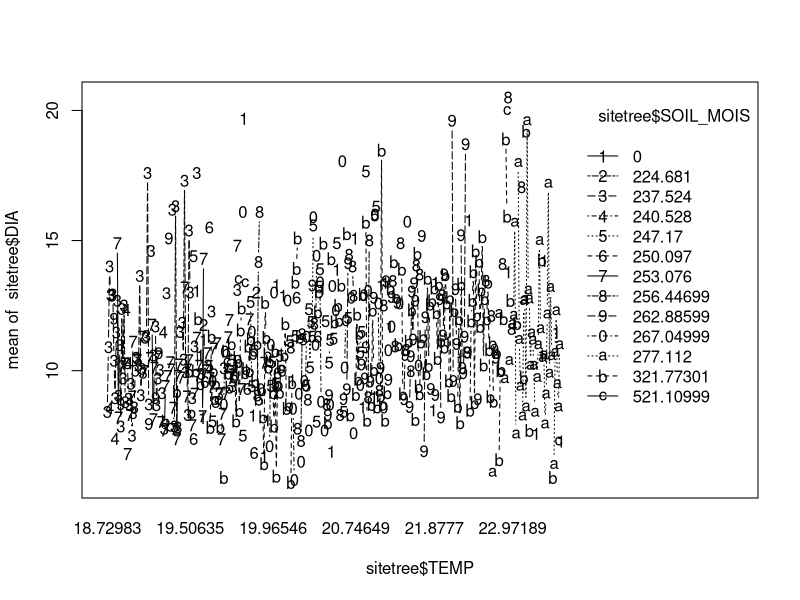
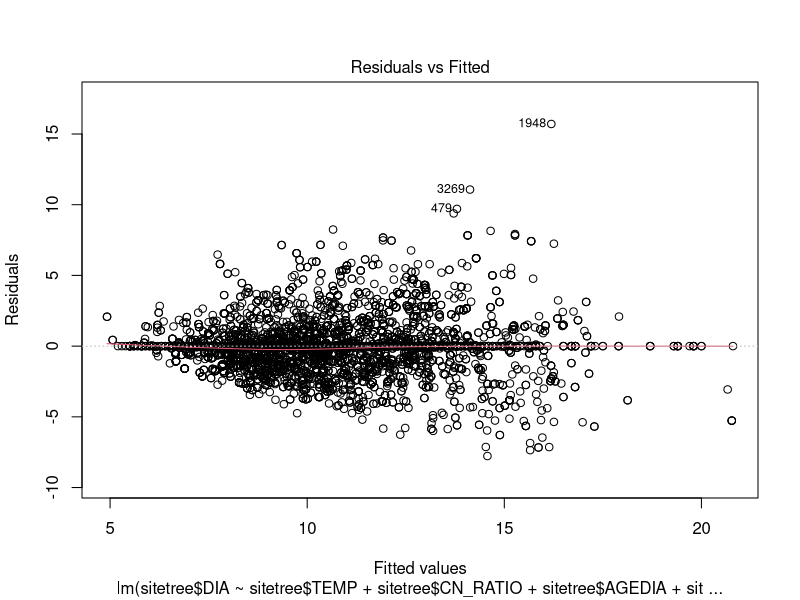
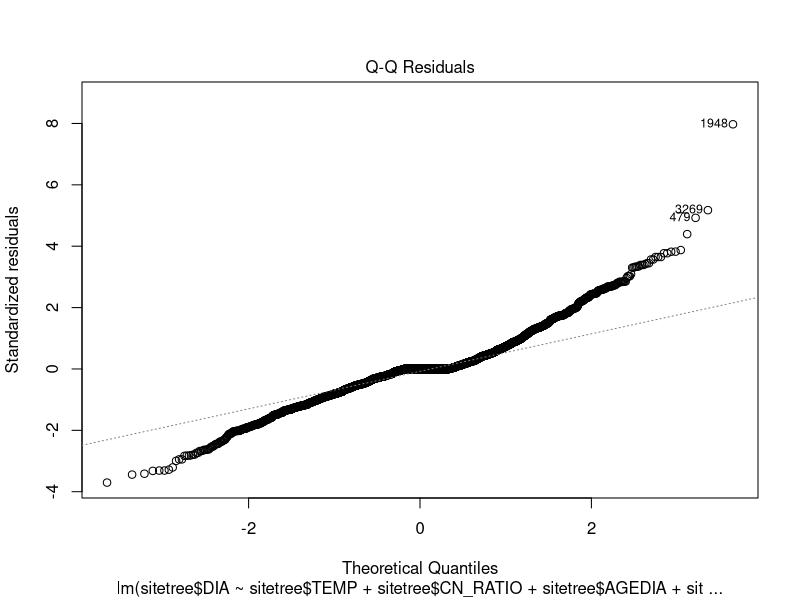
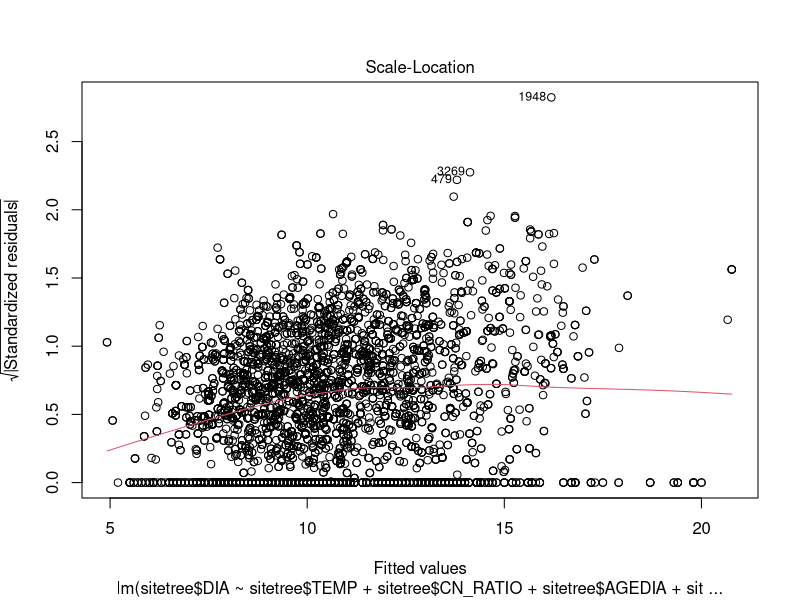
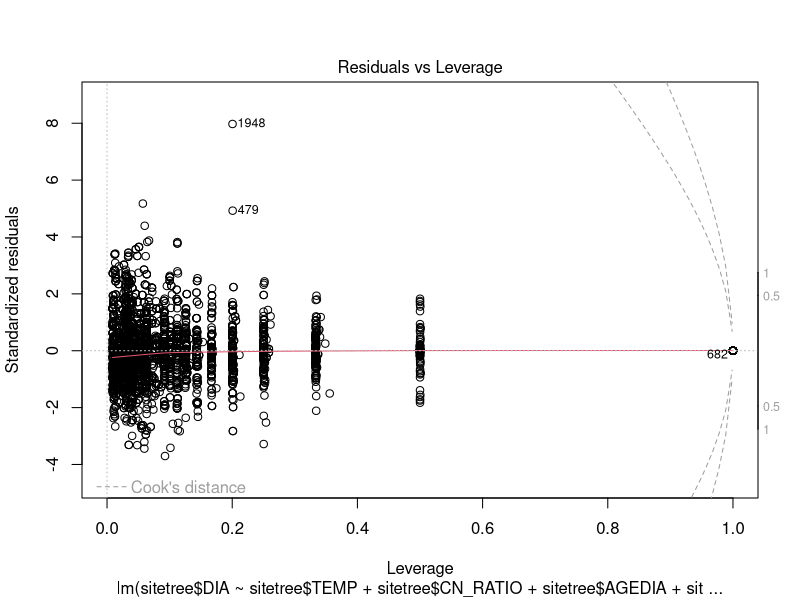
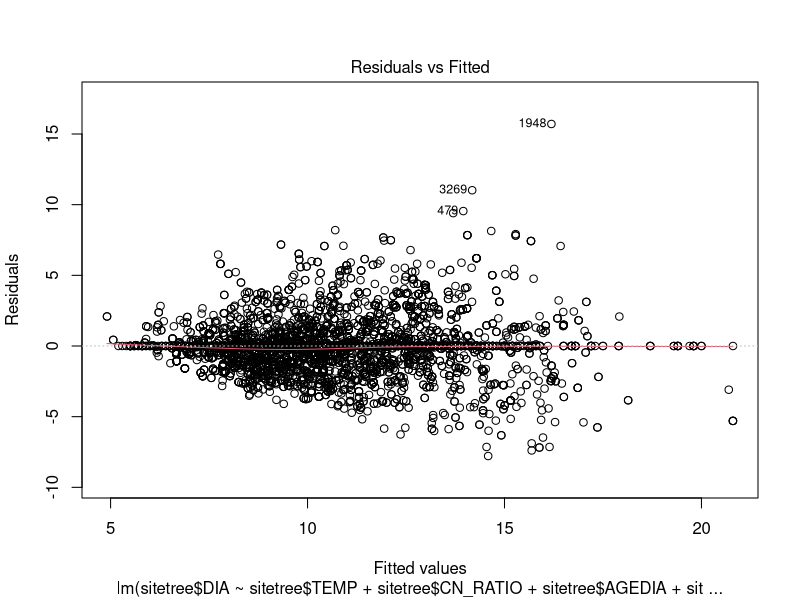
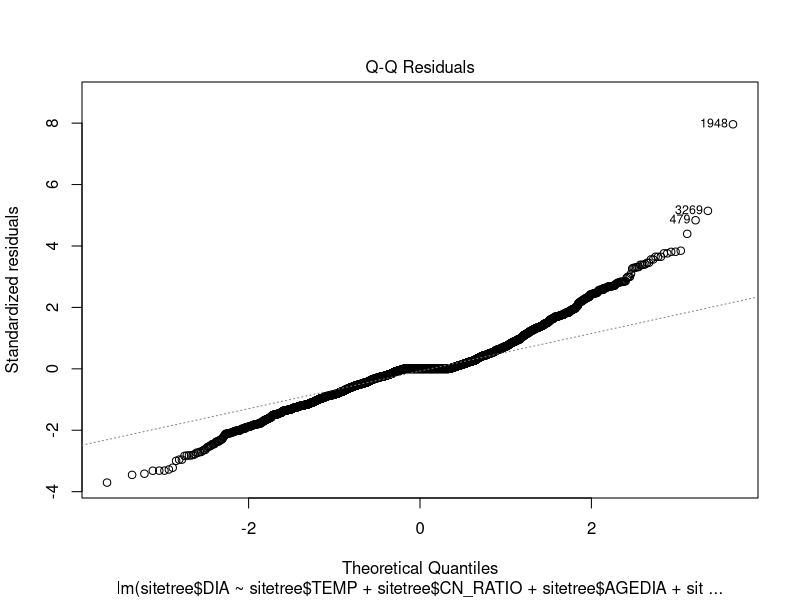
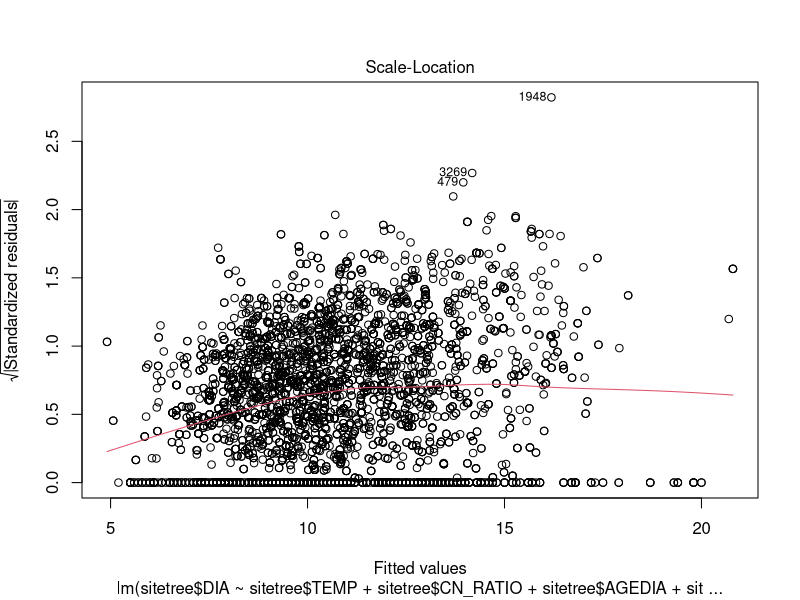

These figures' R source, in order: (Note: a time limit stopped this script after it produced the figures.)
sitetree<-read.csv("sitetree11.26.19.csv", header=T, sep=",", stringsAsFactors = F)

interaction.plot(sitetree$TEMP,sitetree$SOIL_MOIS,sitetree$DIA,type="b")


model1<-lm(sitetree$DIA~sitetree$TEMP+sitetree$CN_RATIO+sitetree$AGEDIA+sitetree$SPCD+sitetree$SOIL_MOIS)
summary(model1)
plot(model1)


model2<-lm(sitetree$DIA~sitetree$TEMP+sitetree$CN_RATIO+sitetree$AGEDIA+sitetree$SOIL_MOIS)
summary(model2)
plot(model2)

plot(sitetree$CN_RATIO~sitetree$TEMP)

model3<-lm(sitetree$DIA~sitetree$TEMP+sitetree$CN_RATIO+sitetree$AGEDIA+sitetree$SPCD+sitetree$SOIL_MOIS+sitetree$HT)
summary(model3)
plot(model3)

model4<-lm(sitetree$DIA~sitetree$TEMP+sitetree$CN_RATIO+sitetree$SPCD+sitetree$SOIL_MOIS+sitetree$AGEDIA*sitetree$HT)
summary(model4)

model5<-lm(sitetree$DIA~sitetree$TEMP+sitetree$AGEDIA+sitetree$SPCD+sitetree$CN_RATIO*sitetree$SOIL_MOIS+sitetree$HT)

model6<-lm(sitetree$DIA~sitetree$AGEDIA+sitetree$SPCD+sitetree$CN_RATIO+sitetree$TEMP*sitetree$SOIL_MOIS+sitetree$HT)

model7<-lm(sitetree$DIA~sitetree$AGEDIA+sitetree$SPCD+sitetree$CN_RATIO*sitetree$TEMP*sitetree$SOIL_MOIS+sitetree$HT)

AICctab(model1, model2, model3, model4, model5, model6, model7,  base=T, delta=T, weights=T)

logmodel1<-lm(sitetree$logDIA~sitetree$TEMP+sitetree$CN_RATIO+sitetree$AGEDIA+sitetree$SPCD+sitetree$SOIL_MOIS)
plot(logmodel1)
summary(logmodel1)

sqrtmodel1<-lm(sitetree$sqrtDIA~sitetree$TEMP+sitetree$CN_RATIO+sitetree$AGEDIA+sitetree$SPCD+sitetree$SOIL_MOIS)
plot(sqrtmodel1)
summary(sqrtmodel1)

sitetree$CN_RATIO<-as.numeric(sitetree$CN_RATIO)
sitetree$SPCD<-as.factor(sitetree$SPCD)

normali1 <- function (x)
{mnT <- mean(x)
sdT <- sd(x)
h<-hist(x,breaks=10 , col="orangered1")
xfit<-seq(min(x),max(x)) 
yfit<-dnorm(xfit,mean=mnT,sd=sdT) 
yfit <- yfit*diff(h$mids[1:2])*length(x) 
lines(xfit, yfit, col="purple3", lwd=2)
qqnorm(x)
qqline(x)
shapiro.test(x)}

normali1(sitetree$DIA[sitetree$SPCD=="110"])
normali1(sitetree$DIA[sitetree$SPCD=="111"])
normali1(sitetree$DIA[sitetree$SPCD=="121"])
normali1(sitetree$DIA[sitetree$SPCD=="128"])


normali1(sitetree$logDIA[sitetree$SPCD=="110"])
normali1(sitetree$logDIA[sitetree$SPCD=="111"])
normali1(sitetree$logDIA[sitetree$SPCD=="121"])
normali1(sitetree$logDIA[sitetree$SPCD=="128"])

sitetree<-mutate(sitetree, logDIA=log10(sitetree$DIA))
sitetree<-mutate(sitetree, sqrtDIA=sqrt(sitetree$DIA))

plot(sitetree$CN_RATIO~sitetree$TEMP)
plot(sitetree$DIA~sitetree$SPCD)

pairs(sitetree$DIA~sitetree$TEMP+sitetree$CN_RATIO+sitetree$AGEDIA+sitetree$SPCD+sitetree$SOIL_MOIS)

shortleaf<-subset(sitetree, sitetree$SPCD=="110")
slashpine<-subset(sitetree, sitetree$SPCD=="111")
longleaf<-subset(sitetree, sitetree$SPCD=="121")
pondpine<-subset(sitetree, sitetree$SPCD=="128")
loblolly<-subset(sitetree, sitetree$SPCD=="131")

slashmodel<-lm(slashpine$DIA~slashpine$TEMP+slashpine$CN_RATIO+slashpine$AGEDIA+slashpine$SOIL_MOIS)
summary(slashmodel)
plot(slashmodel)

slashpine<-mutate(slashpine, logDIA=log10(slashpine$DIA))

slashmodel2<-lm(slashpine$logDIA~slashpine$TEMP+slashpine$CN_RATIO+slashpine$AGEDIA+slashpine$SOIL_MOIS)
summary(slashmodel2)
plot(slashmodel2)

vif(slashmodel)
vif(model1)

slashmodel3<-lm(slashpine$logDIA~slashpine$HT+slashpine$TEMP+slashpine$CN_RATIO+slashpine$AGEDIA+slashpine$SOIL_MOIS)
summary(slashmodel3)
plot(slashmodel3)

lm(slashpine$logDIA~slashpine$HT+slashpine$CN_RATIO+slashpine$AGEDIA+slashpine$TEMP*slashpine$SOIL_MOIS)
